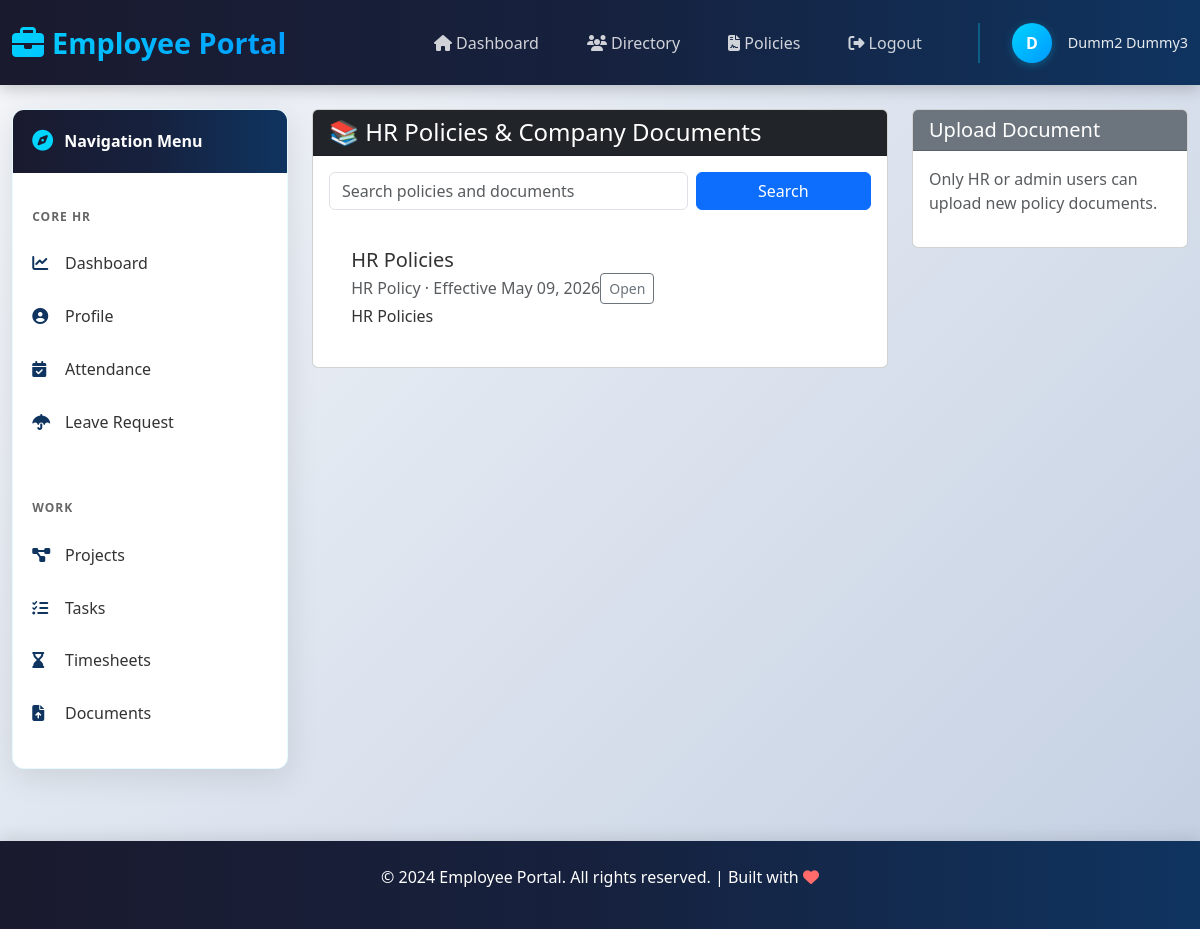
Screenshot of /accounts/policies/ (signed in) with the database file from the repository.
### accounts/models.py (models this page shows, shortened)
class CustomUser(AbstractUser):
    ROLE_CHOICES = (
        ('HR', 'HR Admin'),
        ('MANAGER', 'Manager'),
        ('CEO', 'CEO'),
    )
    role = models.CharField(max_length=20, choices=ROLE_CHOICES)

class PolicyDocument(models.Model):
    DOCUMENT_TYPE_CHOICES = [
        ('HR', 'HR Policy'),
        ('COMPANY', 'Company Document'),
        ('SECURITY', 'Security Policy'),
        ('OTHER', 'Other'),
    ]
    title = models.CharField(max_length=255)
    document_type = models.CharField(max_length=20, choices=DOCUMENT_TYPE_CHOICES, default='HR')
    file = models.FileField(upload_to='policy_documents/')
    description = models.TextField(blank=True)
    effective_date = models.DateField(null=True, blank=True)
    uploaded_by = models.ForeignKey(settings.AUTH_USER_MODEL, null=True, blank=True, on_delete=models.SET_NULL)
    is_active = models.BooleanField(default=True)
    created_at = models.DateTimeField(auto_now_add=True)
    class Meta:
        ordering = ['-effective_date', '-created_at']

### accounts/views.py (the view)
# urls.py: path('policies/', views.policies_view, name='policies'),
@login_required(login_url='login')
def policies_view(request):
    query = request.GET.get('q', '')
    policies = PolicyDocument.objects.filter(is_active=True)
    if query:
        policies = policies.filter(
            Q(title__icontains=query) |
            Q(description__icontains=query) |
            Q(document_type__icontains=query)
        )
    can_upload = _is_hr(request.user)
    if request.method == 'POST':
        if not can_upload:
            raise PermissionDenied
        form = PolicyDocumentForm(request.POST, request.FILES)
        if form.is_valid():
            policy = form.save(commit=False)
            policy.uploaded_by = request.user
            policy.save()
            messages.success(request, 'Policy document uploaded successfully.')
            return redirect('policies')
    else:
        form = PolicyDocumentForm()
    context = {
        'policies': policies,
        'form': form,
        'query': query,
        'can_upload': can_upload,
    }
    return render(request, 'accounts/policies.html', context)

### accounts/forms.py
class PolicyDocumentForm(forms.ModelForm):
    class Meta:
        model = PolicyDocument
        fields = ['title', 'document_type', 'file', 'effective_date', 'description', 'is_active']
        widgets = {
            'title': forms.TextInput(attrs={'class': 'form-control', 'placeholder': 'Document title'}),
            'document_type': forms.Select(attrs={'class': 'form-control'}),
            'file': forms.FileInput(attrs={'class': 'form-control'}),
            'effective_date': forms.DateInput(attrs={'class': 'form-control', 'type': 'date'}),
            'description': forms.Textarea(attrs={'class': 'form-control', 'rows': 3, 'placeholder': 'Short description'}),
            'is_active': forms.CheckboxInput(attrs={'class': 'form-check-input'}),
        }

### accounts/views.py (called while the page is built)
def _is_hr(user):
    return user.is_superuser or getattr(user, 'role', '') == 'HR'

### accounts/templates/accounts/policies.html (shortened to what this page needs)
{% extends 'base.html' %}
{% block content %}
<div class="row">
    <div class="col-lg-8 mb-4">
        <div class="card">
            <div class="card-header bg-dark text-white">
                <h4 class="mb-0">📚 HR Policies & Company Documents</h4>
            </div>
            <div class="card-body">
                <form method="get" class="row g-2 mb-4">
                    <div class="col-md-8">
                        <input type="text" name="q" class="form-control" placeholder="Search policies and documents" value="{{ query }}">
                    </div>
                    <div class="col-md-4">
                        <button type="submit" class="btn btn-primary w-100">Search</button>
                    </div>
                </form>
                {% if policies %}
                    <div class="list-group">
                        {% for policy in policies %}
                        <div class="list-group-item mb-2">
                            <div class="d-flex justify-content-between align-items-center">
                                <div>
                                    <h5 class="mb-1">{{ policy.title }}</h5>
                                    <p class="mb-1 text-muted">{{ policy.get_document_type_display }} · Effective {{ policy.effective_date|date:'M d, Y' }}</p>
                                    <p class="mb-0">{{ policy.description|default:'No description available.' }}</p>
                                </div>
                                <div>
                                    <a href="{{ policy.file.url }}" target="_blank" class="btn btn-sm btn-outline-secondary">Open</a>
                                </div>
                            </div>
                        </div>
                        {% endfor %}
                    </div>
                {% else %}
                    <div class="alert alert-info">No policies or documents published yet.</div>
                {% endif %}
            </div>
        </div>
    </div>
    <div class="col-lg-4 mb-4">
        <div class="card">
            <div class="card-header bg-secondary text-white">
                <h5 class="mb-0">Upload Document</h5>
            </div>
            <div class="card-body">
                {% if can_upload %}
                <form method="post" enctype="multipart/form-data">
                    {% csrf_token %}
                    {{ form.as_p }}
                    <button type="submit" class="btn btn-primary w-100">Upload</button>
                </form>
                {% else %}
                <p class="text-muted">Only HR or admin users can upload new policy documents.</p>
                {% endif %}
            </div>
        </div>
    </div>
</div>
{% endblock %}

### templates/base.html (shortened to what this page needs)
<!DOCTYPE html>
<html lang="en">
<head>
    <link href="https://cdn.jsdelivr.net/npm/bootstrap@5.3.0/dist/css/bootstrap.min.css" rel="stylesheet">
    <link rel="stylesheet" href="https://cdnjs.cloudflare.com/ajax/libs/font-awesome/6.4.0/css/all.min.css">
</head>
<body>
    <nav class="navbar navbar-expand-lg navbar-dark">
        <div class="container-fluid">
            <a class="navbar-brand" href="{% url 'dashboard' %}">
                <i class="fas fa-briefcase"></i>
                <span>Employee Portal</span>
            </a>
            <div class="collapse navbar-collapse" id="navbarNav">
                <ul class="navbar-nav ms-auto">
                    {% if user.is_authenticated %}
                        <li class="nav-item">
                            <a class="nav-link" href="{% url 'dashboard' %}">
                                <i class="fas fa-home"></i> Dashboard
                            </a>
                        </li>
                        <li class="nav-item">
                            <a class="nav-link" href="{% url 'directory' %}">
                                <i class="fas fa-users"></i> Directory
                            </a>
                        </li>
                        <li class="nav-item">
                            <a class="nav-link" href="{% url 'policies' %}">
                                <i class="fas fa-file-contract"></i> Policies
                            </a>
                        </li>
                        <li class="nav-item">
                            <a class="nav-link" href="{% url 'logout' %}">
                                <i class="fas fa-sign-out-alt"></i> Logout
                            </a>
                        </li>
                    {% endif %}
                </ul>
                {% if user.is_authenticated %}
                <div class="navbar-user">
                    <div class="user-avatar">
                        {{ user.first_name|first|upper }}
                    </div>
                    <div class="username">
                        {{ user.get_full_name|default:user.username }}
                    </div>
                </div>
                {% endif %}
            </div>
        </div>
    </nav>
    <div class="container-fluid mt-4">
        <div class="row">
            {% if user.is_authenticated %}
            <aside class="col-lg-3 mb-4">
                <div class="card sidebar-card sticky-top" style="top: 20px;">
                    <div class="sidebar-header">
                        <i class="fas fa-compass"></i>
                        Navigation Menu
                    </div>
                    <div class="nav-section">
                        <div class="nav-section-title">Core HR</div>
                        <div class="list-group list-group-flush">
                            <a class="list-group-item" href="{% url 'dashboard' %}">
                                <i class="fas fa-chart-line"></i> Dashboard
                            </a>
                            <a class="list-group-item" href="{% url 'profile' %}">
                                <i class="fas fa-user-circle"></i> Profile
                            </a>
                            <a class="list-group-item" href="{% url 'attendance' %}">
                                <i class="fas fa-calendar-check"></i> Attendance
                            </a>
                            <a class="list-group-item" href="{% url 'leave_request' %}">
                                <i class="fas fa-umbrella"></i> Leave Request
                            </a>
                        </div>
                    </div>
                    <div class="nav-section">
                        <div class="nav-section-title">Work</div>
                        <div class="list-group list-group-flush">
                            <a class="list-group-item" href="{% url 'projects' %}">
                                <i class="fas fa-project-diagram"></i> Projects
                            </a>
                            <a class="list-group-item" href="{% url 'tasks' %}">
                                <i class="fas fa-tasks"></i> Tasks
                            </a>
                            <a class="list-group-item" href="{% url 'timesheets' %}">
                                <i class="fas fa-hourglass-end"></i> Timesheets
                            </a>
                            <a class="list-group-item" href="{% url 'documents' %}">
                                <i class="fas fa-file-upload"></i> Documents
                            </a>
                        </div>
                    </div>
                    <div class="nav-section">
                    </div>
                </div>
            </aside>
            <main class="col-lg-9">
            {% else %}
            <main class="col-12">
            {% endif %}
                {% block content %}{% endblock %}
            </main>
        </div>
    </div>
    <footer class="text-white text-center py-4 mt-5">
        <p>&copy; 2024 Employee Portal. All rights reserved. | Built with <i class="fas fa-heart" style="color: #ff6b6b;"></i></p>
    </footer>
</body>
</html>

### templates/base.html (style rules this page uses)
* { transition: all 0.3s ease; }
body { background: linear-gradient(135deg, #f5f7fa 0%, #c3cfe2 100%); min-height: 100vh; }
.navbar { background: linear-gradient(90deg, #1a1a2e 0%, #16213e 50%, #0f3460 100%); box-shadow: 0 4px 15px rgba(0, 0, 0, 0.2); padding: 1rem 0; position: sticky; top: 0; z-index: 1030; }
.navbar-brand { font-size: 1.8rem; font-weight: 700; background: linear-gradient(135deg, #00d4ff, #0099ff); -webkit-background-clip: text; -webkit-text-fill-color: transparent; background-clip: text; margin-right: 2rem; display: flex; align-items: center; gap: 0.5rem; }
.navbar-brand i { font-size: 2rem; }
.nav-link { color: rgba(255, 255, 255, 0.8) !important; font-weight: 500; margin: 0 0.5rem; position: relative; padding: 0.5rem 1rem !important; border-radius: 0.3rem; }
.nav-link::after { content: ''; position: absolute; bottom: 0; left: 1rem; width: 0; height: 2px; background: linear-gradient(90deg, #00d4ff, #0099ff); transition: width 0.3s ease; }
.navbar-user { display: flex; align-items: center; gap: 1rem; margin-left: 2rem; padding-left: 2rem; border-left: 2px solid rgba(0, 212, 255, 0.3); }
.navbar-user .user-avatar { width: 40px; height: 40px; border-radius: 50%; background: linear-gradient(135deg, #00d4ff, #0099ff); display: flex; align-items: center; justify-content: center; color: white; font-weight: bold; box-shadow: 0 2px 8px rgba(0, 212, 255, 0.3); }
.navbar-user .username { color: rgba(255, 255, 255, 0.9); font-weight: 500; font-size: 0.9rem; }
.sidebar-card { background: white; border-radius: 12px; box-shadow: 0 8px 32px rgba(0, 0, 0, 0.1); overflow: hidden; max-height: calc(100vh - 140px); overflow-y: auto; border: 1px solid rgba(0, 212, 255, 0.1); }
.sidebar-header { background: linear-gradient(90deg, #1a1a2e 0%, #16213e 50%, #0f3460 100%); color: white; padding: 1.2rem; font-weight: 700; display: flex; align-items: center; gap: 0.7rem; }
.sidebar-header i { font-size: 1.3rem; color: #00d4ff; }
.nav-section { padding: 1rem 0; }
.nav-section-title { padding: 0.7rem 1.2rem; color: #666; font-size: 0.75rem; font-weight: 700; text-transform: uppercase; letter-spacing: 1px; margin-top: 0.5rem; }
.list-group-item { border: none; border-left: 3px solid transparent; padding: 0.9rem 1.2rem; color: #333; display: flex; align-items: center; gap: 0.8rem; font-weight: 500; position: relative; }
.list-group-item i { width: 20px; color: #0f3460; font-size: 1rem; }
main { animation: fadeIn 0.5s ease; }
.sticky-top { top: 20px; }
footer { background: linear-gradient(90deg, #1a1a2e 0%, #16213e 50%, #0f3460 100%); margin-top: 4rem; box-shadow: 0 -4px 15px rgba(0, 0, 0, 0.1); }

### rows the page displays
CustomUser: first_name|first "D", get_full_name "Dumm2 Dummy3"
PolicyDocument: title "HR Policies", document_type "HR Policy", effective_date "May 09, 2026", description "HR Policies"
